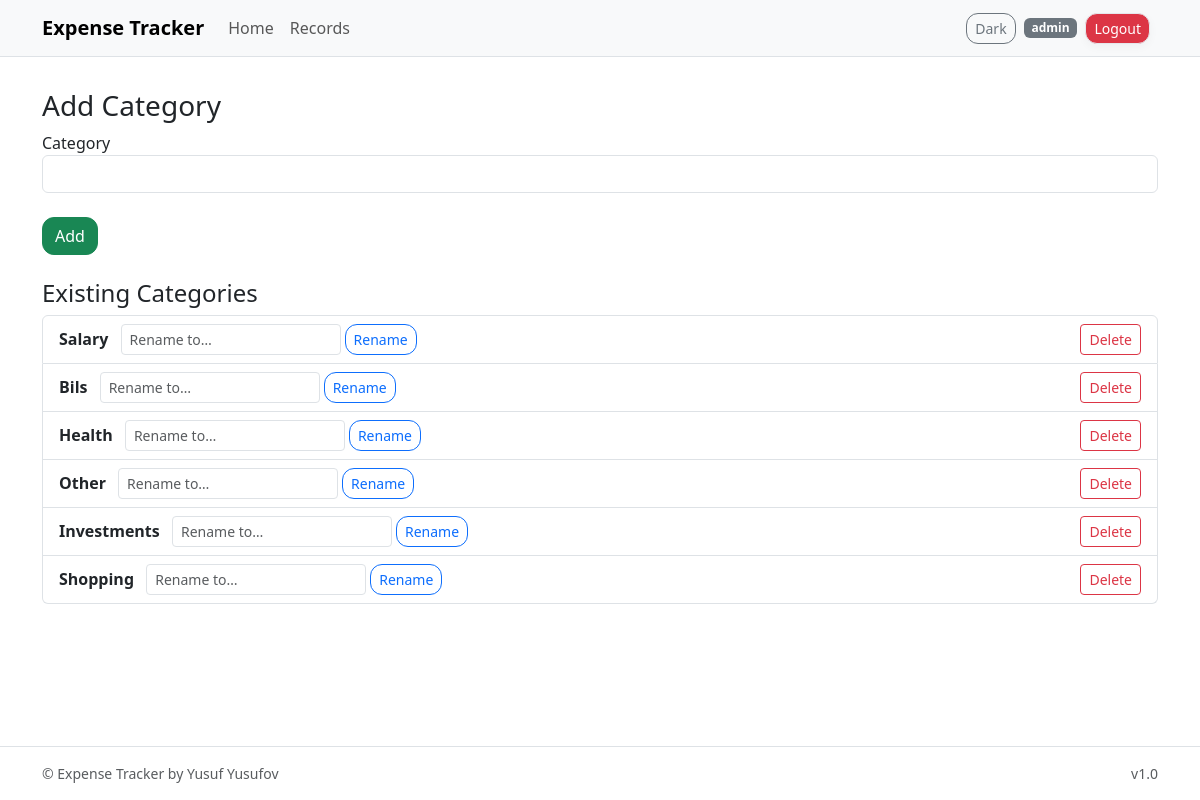
Before: /categories/ (signed in) with the older database file.
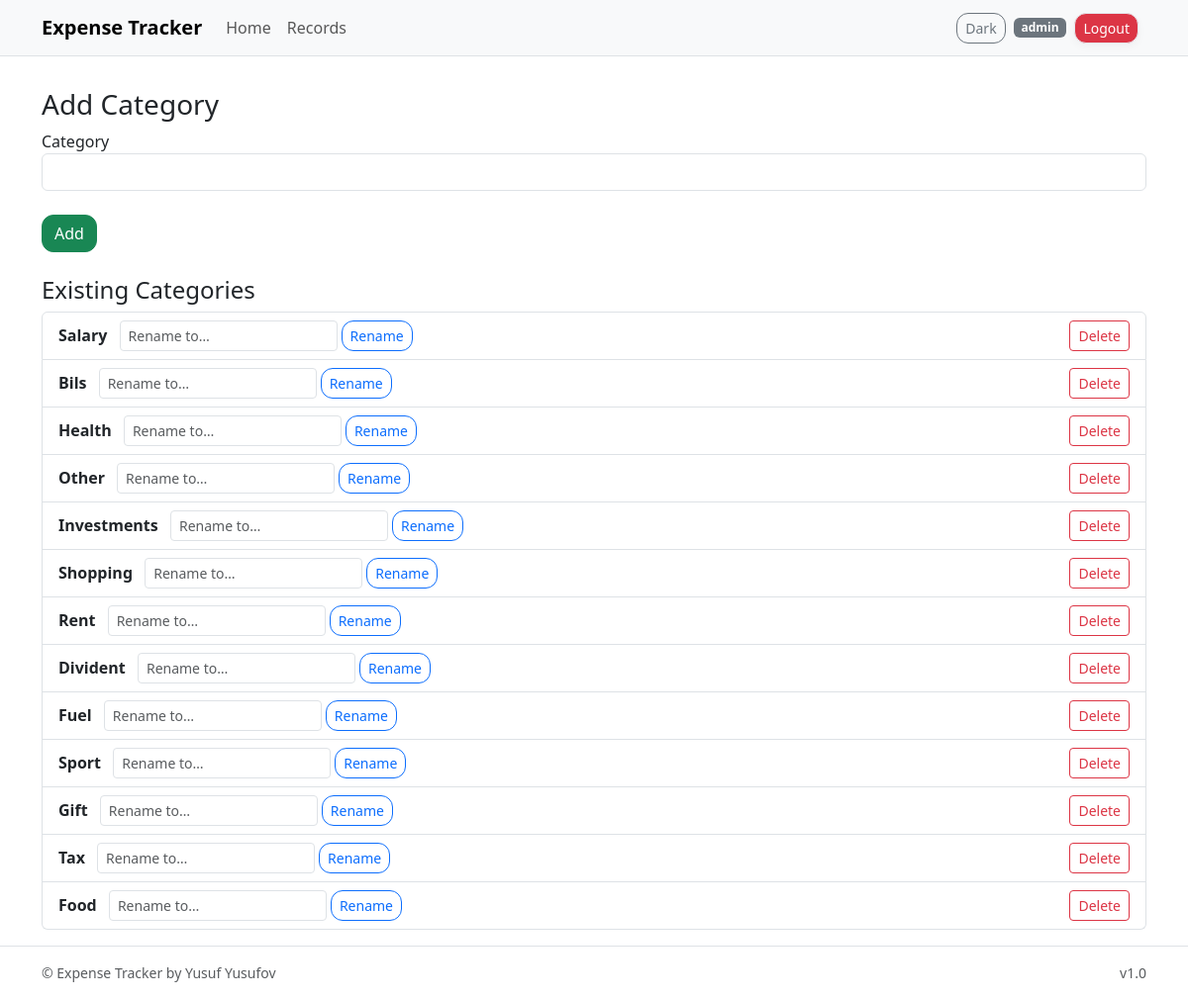
After: the same page with the newer database file.
### models/models.py (models this page shows, shortened)
class Category(db.Model):
    id = db.Column(db.Integer, primary_key=True)
    name = db.Column(db.String(50), nullable=False)
    user_id = db.Column(db.Integer, db.ForeignKey("user.id"), nullable=False)

### routes/categories.py (the view, shortened to what this page needs)
@categories_bp.route("/", methods=["GET", "POST"])
@login_required
def add_category():
    categories = Category.query.filter_by(user_id=current_user.id).all()
    categories = Category.query.filter_by(user_id=current_user.id).all()
    return render_template("add_category.html", categories=categories)

### app.py (called while the page is built)
def create_app():
    app = Flask(__name__)
    app_env = os.environ.get("APP_ENV", "development").lower()
    if app_env == "production":
        app.config.from_object(ProdConfig)
    else:
        app.config.from_object(DevConfig)
    db.init_app(app)
    from routes.auth import auth_bp
    from routes.home import home_bp
    from routes.records import records_bp
    from routes.categories import categories_bp
    app.register_blueprint(auth_bp)
    app.register_blueprint(home_bp)
    app.register_blueprint(records_bp)
    app.register_blueprint(categories_bp)
    login_manager = LoginManager()
    login_manager.init_app(app)
    login_manager.login_view = "auth.login"
    @login_manager.user_loader
    def load_user(user_id):
        return User.query.get(int(user_id))
    return app

### templates/add_category.html
{% extends "base.html" %}
{% block content %}
<h3>Add Category</h3>
<form method="POST">
  <label>Category</label>
  <input type="text" name="category" class="form-control" required>
  <br>
  <button type="submit" class="btn btn-success">Add</button>
</form>
<h4 class="mt-4">Existing Categories</h4>
<ul class="list-group">
  {% for cat in categories %}
    <li class="list-group-item d-flex justify-content-between align-items-center">
      <div class="flex-grow-1">
        <strong>{{ cat.name }}</strong>
        <form class="d-inline-flex ms-2" method="POST" action="{{ url_for('categories.rename_category', id=cat.id) }}">
          <input type="text" name="new_name" class="form-control form-control-sm" placeholder="Rename to…" required>
          <button class="btn btn-sm btn-outline-primary ms-1">Rename</button>
        </form>
      </div>
      <form method="POST" action="{{ url_for('categories.delete_category', id=cat.id) }}" class="m-0">
        <button class="btn btn-sm btn-outline-danger">Delete</button>
      </form>
    </li>
  {% endfor %}
</ul>
{% endblock %}

Changed rows visible on the page:
added Category: name "Rent"
added Category: name "Divident"
added Category: name "Fuel"
added Category: name "Sport"
added Category: name "Gift"
added Category: name "Tax"
added Category: name "Food"
